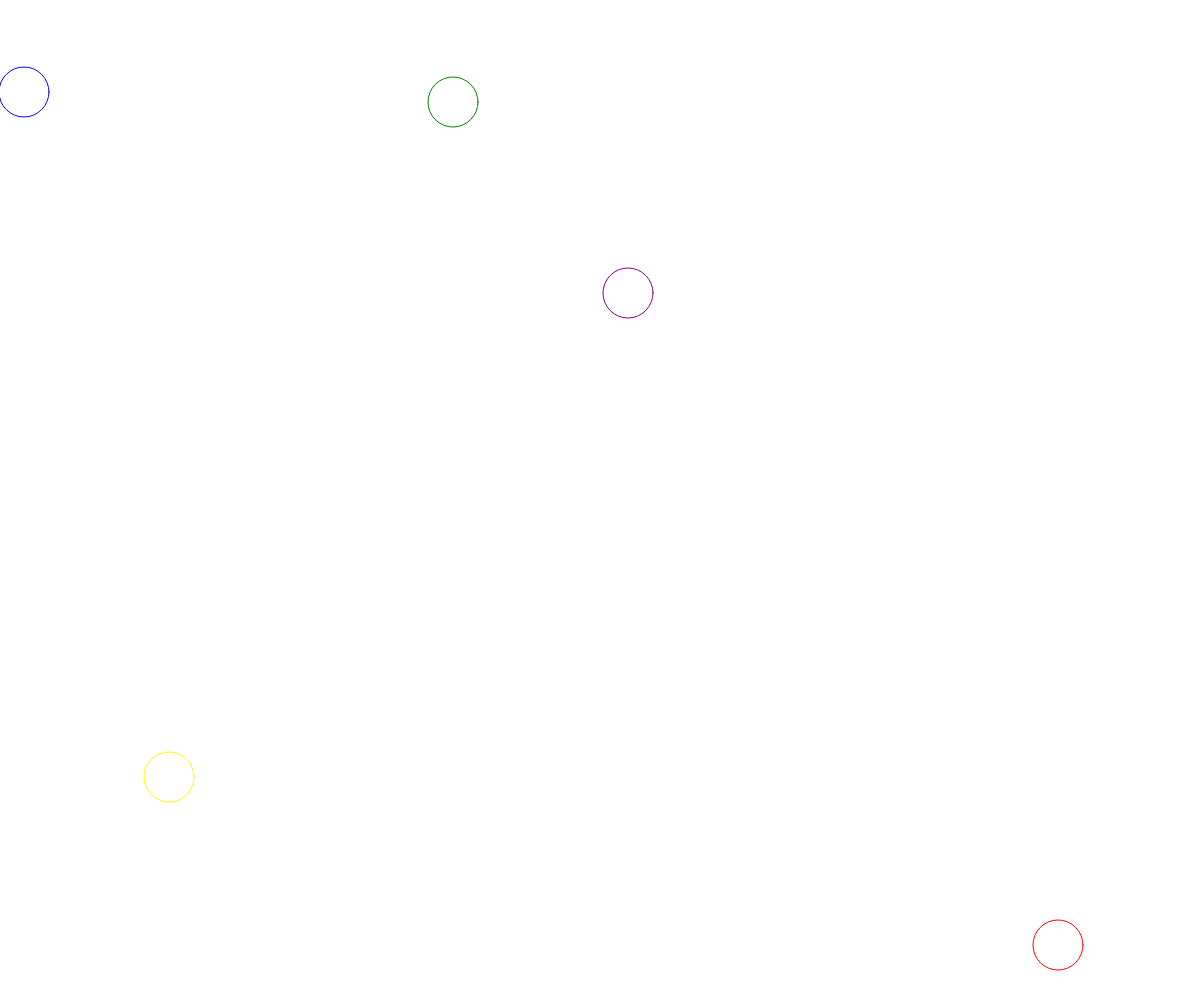
Frame 1 (no input)
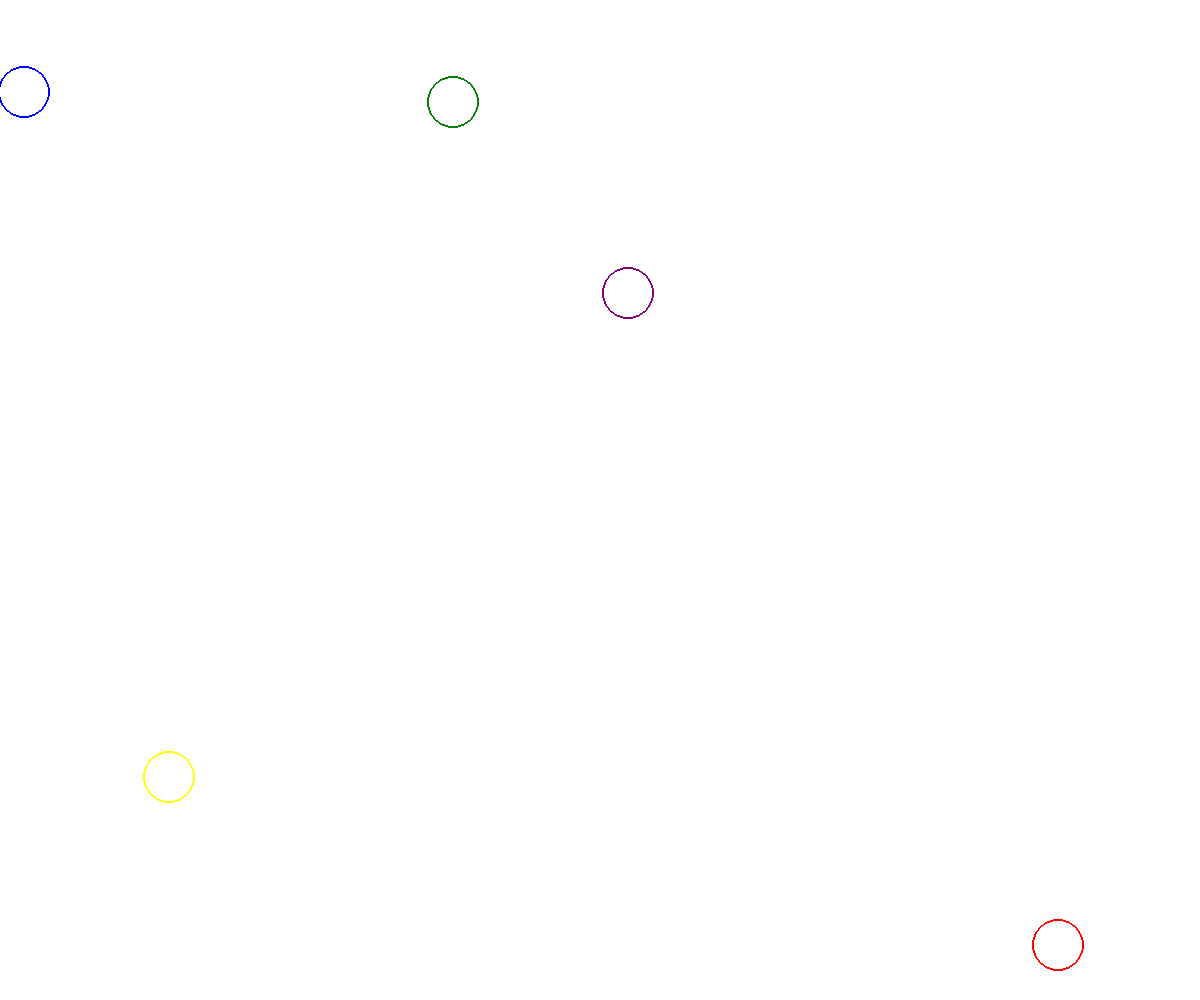
Frame 60 (no input)
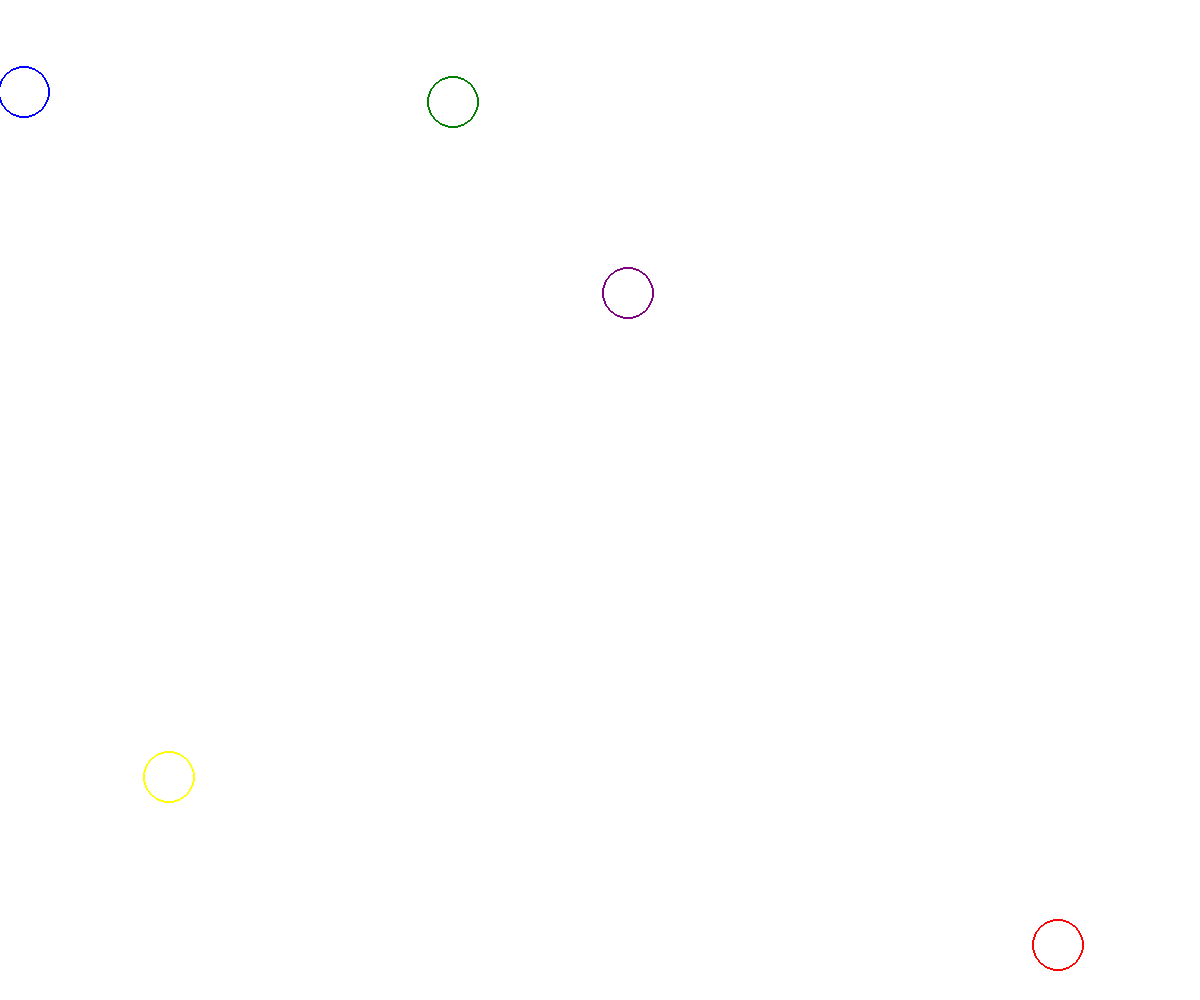
Frame 120 (the mouse pressed at the canvas centre since frame 60)

The p5.js sketch that drew these frames (run headless with seeded random() and noise() and a simulated clock; from frame 60 on, the mouse is pressed at the canvas centre):

// p5.js sketch
// ── sketch.js
var circles = {};

function setup() {
  createCanvas(windowWidth, windowHeight);
  rectMode(CENTER);
  noFill();
  // topLayer = createGraphics(windowWidth, windowHeight);
  // noStroke();
  for (var i = 0; i < 5; i++) {
    var x = Math.floor(Math.random() * windowWidth - 25);
    var y = Math.floor(Math.random() * windowHeight - 25);

    circles[i] = [x, y];
  }
}

function draw() {
  var hitbox = 25;

  stroke("red");
  ellipse(circles[0][0], circles[0][1], 50, 50);
  stroke("blue");
  ellipse(circles[1][0], circles[1][1], 50, 50);
  stroke("yellow");
  ellipse(circles[2][0], circles[2][1], 50, 50);
  stroke("green");
  ellipse(circles[3][0], circles[3][1], 50, 50);
  stroke("purple");
  ellipse(circles[4][0], circles[4][1], 50, 50);

  if (
    mouseX > circles[0][0] - hitbox &&
    mouseX < circles[0][0] + hitbox &&
    mouseY > circles[0][1] - hitbox &&
    mouseY < circles[0][1] + hitbox
  ) {
    console.log("*** 0 ***");
  } else if (
    mouseX > circles[1][0] - hitbox &&
    mouseX < circles[1][0] + hitbox &&
    mouseY > circles[1][1] - hitbox &&
    mouseY < circles[1][1] + hitbox
  ) {
    console.log("*** 1 ***");
  } else if (
    mouseX > circles[2][0] - hitbox &&
    mouseX < circles[2][0] + hitbox &&
    mouseY > circles[2][1] - hitbox &&
    mouseY < circles[2][1] + hitbox
  ) {
    console.log("*** 2 ***");
  } else if (
    mouseX > circles[3][0] - hitbox &&
    mouseX < circles[3][0] + hitbox &&
    mouseY > circles[3][1] - hitbox &&
    mouseY < circles[3][1] + hitbox
  ) {
    console.log("*** 3 ***");
  } else if (
    mouseX > circles[4][0] - hitbox &&
    mouseX < circles[4][0] + hitbox &&
    mouseY > circles[4][1] - hitbox &&
    mouseY < circles[4][1] + hitbox
  ) {
    console.log("*** 4 ***");
  }
  // var r = Math.floor(Math.random() * 255);
  // var g = Math.floor(Math.random() * 255);
  // var b = Math.floor(Math.random() * 255);
  // fill(color(r, g, b));
  // topLayer.rect(random(windowWidth), random(windowHeight), 50, 50);
  // image(topLayer, 0, 0);
}

// ── styles.css
*,
*:before,
*:after {
  -webkit-box-sizing: inherit;
  box-sizing: inherit;
  margin: 0;
  padding: 0;
}

html {
  color: black;
  font-family: monospace;
}

body {
  display: flex;
  flex-direction: column;
  justify-content: center;
  align-items: center;
  width: 100vw;
  height: 100vh;
}

.vortex {
  position: absolute;
  width: 250px;
  height: 250px;
  border-radius: 100%;
  background-color: yellow;
}

.overlay {
  position: absolute;
  top: 0;
  left: 0;
  background-color: black;
  width: 100%;
  height: 100%;
  pointer-events: none;
}

.overlayTop {
  position: absolute;
  top: 0;
  left: 0;
  background-color: black;
  width: 100%;
  height: calc(100% / 2 - 125px);
  pointer-events: none;
}

.overlayBottom {
  position: absolute;
  bottom: 0;
  left: 0;
  background-color: black;
  width: 100%;
  height: calc(100% / 2 - 124px);
  pointer-events: none;
}

.overlayLeft {
  position: absolute;
  top: 0;
  left: 0;
  background-color: black;
  width: calc(100% / 2 - 125px);
  height: 100%;
  pointer-events: none;
}

.overlayRight {
  position: absolute;
  top: 0;
  right: 0;
  background-color: black;
  width: calc(100% / 2 - 125px);
  height: 100%;
  pointer-events: none;
}

.p5Canvas {
  position: absolute;
  top: 0;
  left: 0;
  z-index: -1;
}

.highscore,
.timer {
  /* font-size: 18px; */
  text-align: center;
  z-index: 1;
}
